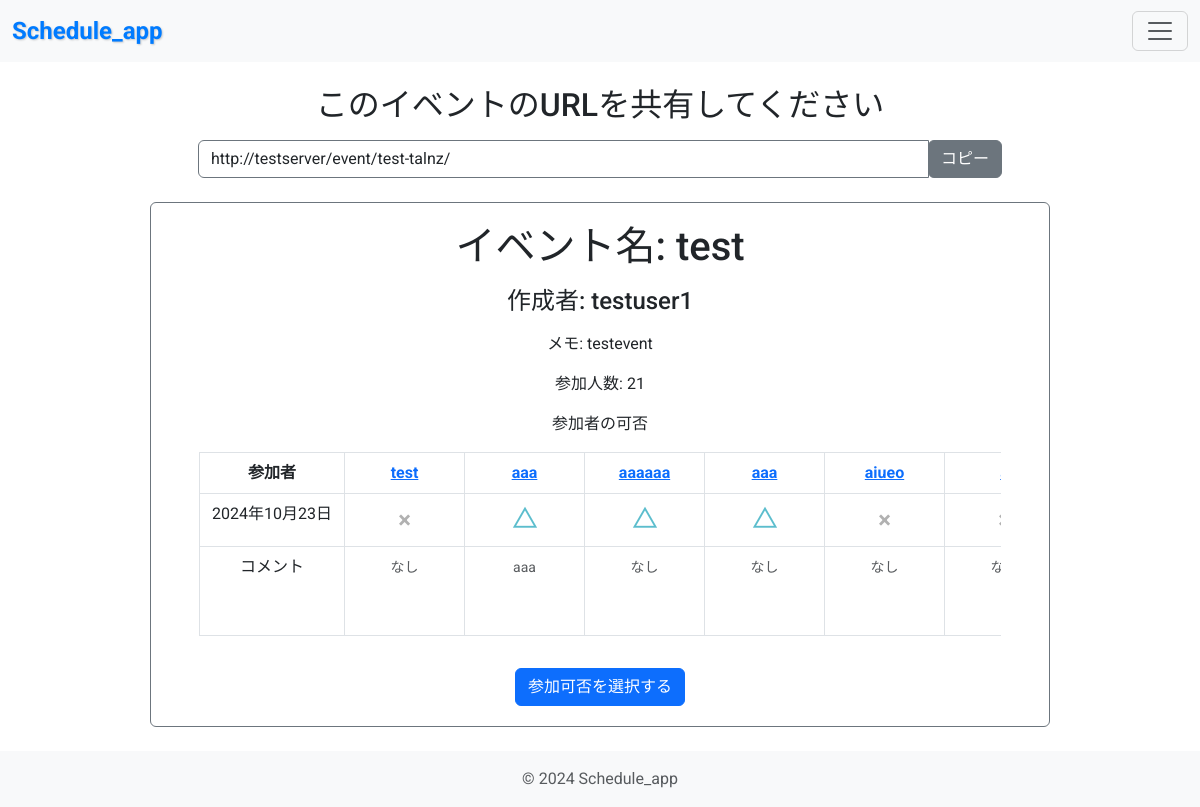
Before: /event/test-talnz/ with the older database file.
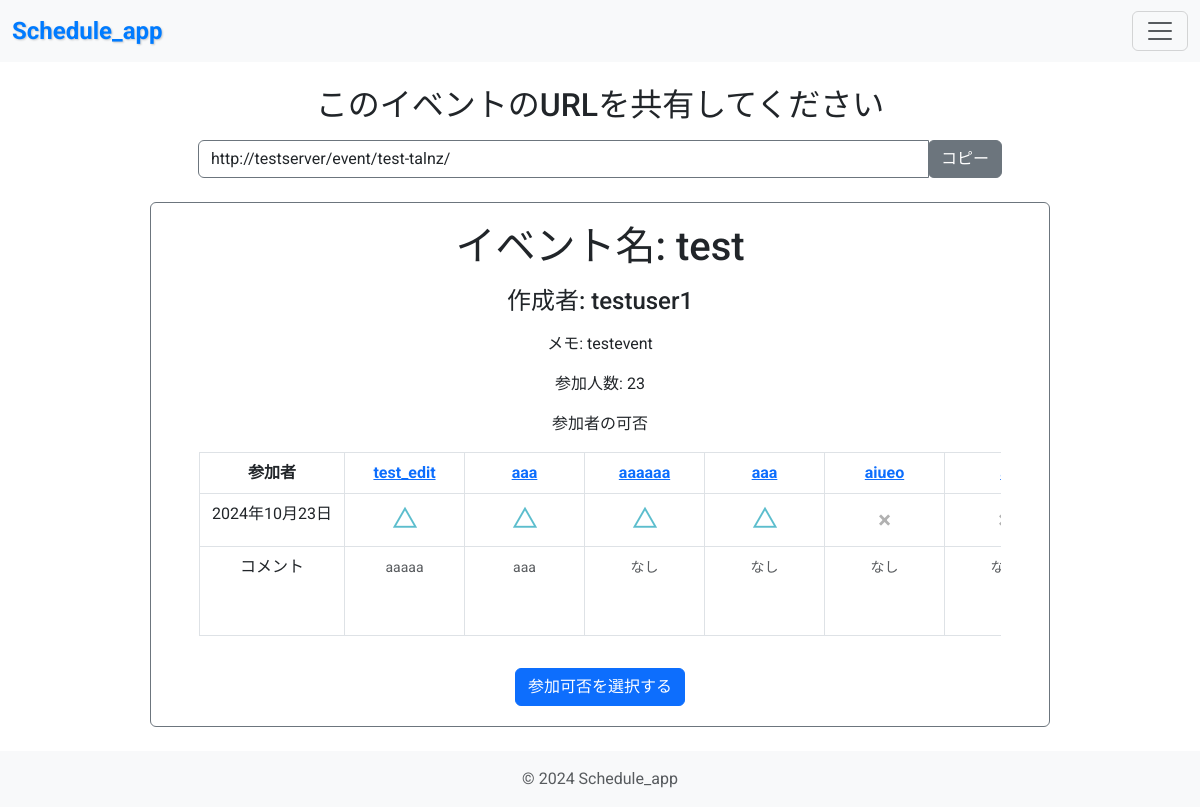
After: the same page with the newer database file.
### scheduler/models.py (models this page shows)
class Event(models.Model):
    title = models.CharField(max_length=255)
    description = models.TextField(blank=True)
    creator = models.ForeignKey(User, on_delete=models.CASCADE)
    created_at = models.DateTimeField(default=timezone.now)
    slug = models.SlugField(unique=True)

class Participant(models.Model):
    event = models.ForeignKey(Event, related_name='participants', on_delete=models.CASCADE)
    name = models.CharField(max_length=255, blank=True, null=True)
    comment = models.TextField(blank=True, null=True)

class EventDate(models.Model):
    event = models.ForeignKey(Event, related_name="dates", on_delete=models.CASCADE)
    date = models.DateField()
    time = models.TimeField(null=True, blank=True)

class Availability(models.Model):
    participant = models.ForeignKey(Participant, related_name='availabilities', on_delete=models.CASCADE)
    event_date = models.ForeignKey(EventDate, on_delete=models.CASCADE)
    availability = models.CharField(max_length=10, choices=[
        ('yes', '〇'),
        ('maybe', '△'),
        ('no', '×'),
    ])

### accounts/models.py (models this page shows)
class User(AbstractUser):
    pass

### scheduler/views.py (the view)
# urls.py: path('event/<slug:slug>/', EventDetailView.as_view(), name='event_detail'),
class EventDetailView(DetailView):
    model = Event
    template_name = "scheduler/event_detail.html"
    def get_context_data(self, **kwargs):
        context = super().get_context_data(**kwargs)
        event = self.object
        participants = Participant.objects.filter(event=event)
        total_participants = participants.count()
        context['total_participants'] = total_participants
        context['participants'] = participants
        event_url = self.request.build_absolute_uri(reverse('event_detail', kwargs={'slug': event.slug}))
        context['event_url'] = event_url
        return context

### scheduler/templates/scheduler/event_detail.html (shortened to what this page needs)
{% extends "base.html" %}
{% block content %}
    <div class="container px-4 px-lg-5 mb-4" style="max-width: 900px; margin: 0 auto;">
        <h2 class="text-center mb-3">このイベントのURLを共有してください</h2>
        <div class="input-group mb-3 justify-content-center">
            <input type="text" id="event-url" value="{{ event_url }}" readonly class="form-control" />
            <div class="input-group-append">
                <button onclick="copyToClipboard()" class="btn btn-secondary">コピー</button>
            </div>
        </div>
    </div>
    <div class="container px-4 px-lg-5 mb-4 border border-secondary rounded" style="max-width: 900px; margin: 0 auto; padding: 20px;">
        <h1 class="text-center mb-3">イベント名: {{ event.title }}</h1>
        <h4 class="text-center mb-3">作成者: {{ event.creator }}</h4>
        {% if event.description %}
            <p class="text-center mb-3">メモ: {{ event.description }}</p>
        {% endif %}
        <p class="text-center mb-3">参加人数: {{ total_participants }}</p>
        <p class="text-center mb-3">参加者の可否</p>
        <div style="overflow-x: auto;">
            <table class="table table-bordered text-center" style="table-layout: fixed;">
                <thead>
                    <tr>
                        <th style="width: 145px;">参加者</th>
                        {% for participant in participants %}
                            <th style="width: 120px; white-space: nowrap; overflow: hidden; text-overflow: ellipsis;" title="{{ participant.name }}">
                                <a href="{% url 'edit_participation' event.slug participant.id %}">{{ participant.name }}</a>
                            </th>
                        {% endfor %}
                    </tr>
                </thead>
                <tbody>
                    {% for event_date in event.dates.all %}
                        <tr>
                            <td>{{ event_date.date }} {{ event_date.time|time:"H:i" }}</td>
                            {% for participant in participants %}
                                <td style="min-width: 120px;">
                                    {% for availability in participant.availabilities.all %}
                                        {% if availability.event_date == event_date %}
                                            <span class="availability-{{ availability.availability }}">
                                                {{ availability.get_availability_display }}
                                            </span>
                                        {% endif %}
                                    {% endfor %}
                                </td>
                            {% endfor %}
                        </tr>
                    {% endfor %}
                    <tr>
                        <td>コメント</td>
                        {% for participant in participants %}
                            <td style="min-width: 120px;">
                                {% if participant.comment %}
                                    <small class="text-muted">{{ participant.comment }}</small>
                                {% else %}
                                    <small class="text-muted">なし</small>
                                {% endif %}
                            </td>
                        {% endfor %}
                    </tr>
                </tbody>
            </table>
        </div>
        <div class="text-center">
            <a href="{% url 'event_participate' event.slug %}" class="btn btn-primary mt-3">参加可否を選択する</a>
        </div>
    </div>
{% endblock %}

### templates/base.html (shortened to what this page needs)
{% load static %}
<!DOCTYPE html>
<html lang="ja">
<head>
    <link href="https://code.jquery.com/ui/1.12.1/themes/flick/jquery-ui.css" rel="stylesheet">
    <link href="https://cdn.jsdelivr.net/npm/bootstrap@5.3.0/dist/css/bootstrap.min.css" rel="stylesheet">
    <link rel="stylesheet" href="{% static 'css/style.css' %}">
</head>
<body>
    <nav class="navbar navbar-light bg-light">
        <div class="container-fluid">
            <a class="navbar-brand" href="{% url 'event_create' %}">Schedule_app</a>
            <button class="navbar-toggler" type="button" data-bs-toggle="collapse" data-bs-target="#navbarNav" aria-controls="navbarNav" aria-expanded="false" aria-label="Toggle navigation">
                <span class="navbar-toggler-icon"></span>
            </button>
        </div>
    </nav>
    <div class="container mt-4">
        {% block content %}{% endblock %}
    </div>
    <footer class="footer bg-light text-center py-3">
        <div class="container">
            <span class="text-muted">© 2024 Schedule_app</span>
        </div>
    </footer>
</body>
</html>

### scheduler/static/css/style.css (style rules this page uses)
body { font-family: 'Roboto', sans-serif; }
.form-control { border: 1px solid #6c757d; box-shadow: none; }
.navbar-brand { font-size: 24px; font-weight: bold; color: #007bff; text-shadow: 1px 1px 2px rgba(0, 0, 0, 0.2); transition: color 0.3s; }
th, td { overflow-wrap: break-word; overflow: hidden; }
.availability-maybe { color: #17a2b8; font-size: 24px; font-weight: bold; opacity: 0.7; }
.availability-no { color: #7d7d7d; font-size: 24px; font-weight: bold; opacity: 0.6; }

Changed rows visible on the page:
changed Participant: name "test" → "test_edit"; comment (not shown) → "aaaaa"; no longer shows "なし"
changed Availability (number 1 of 5 on the later page): availability "×" → "△"
Other visible differences:
{{ total_participants }}: "21" → "23"
